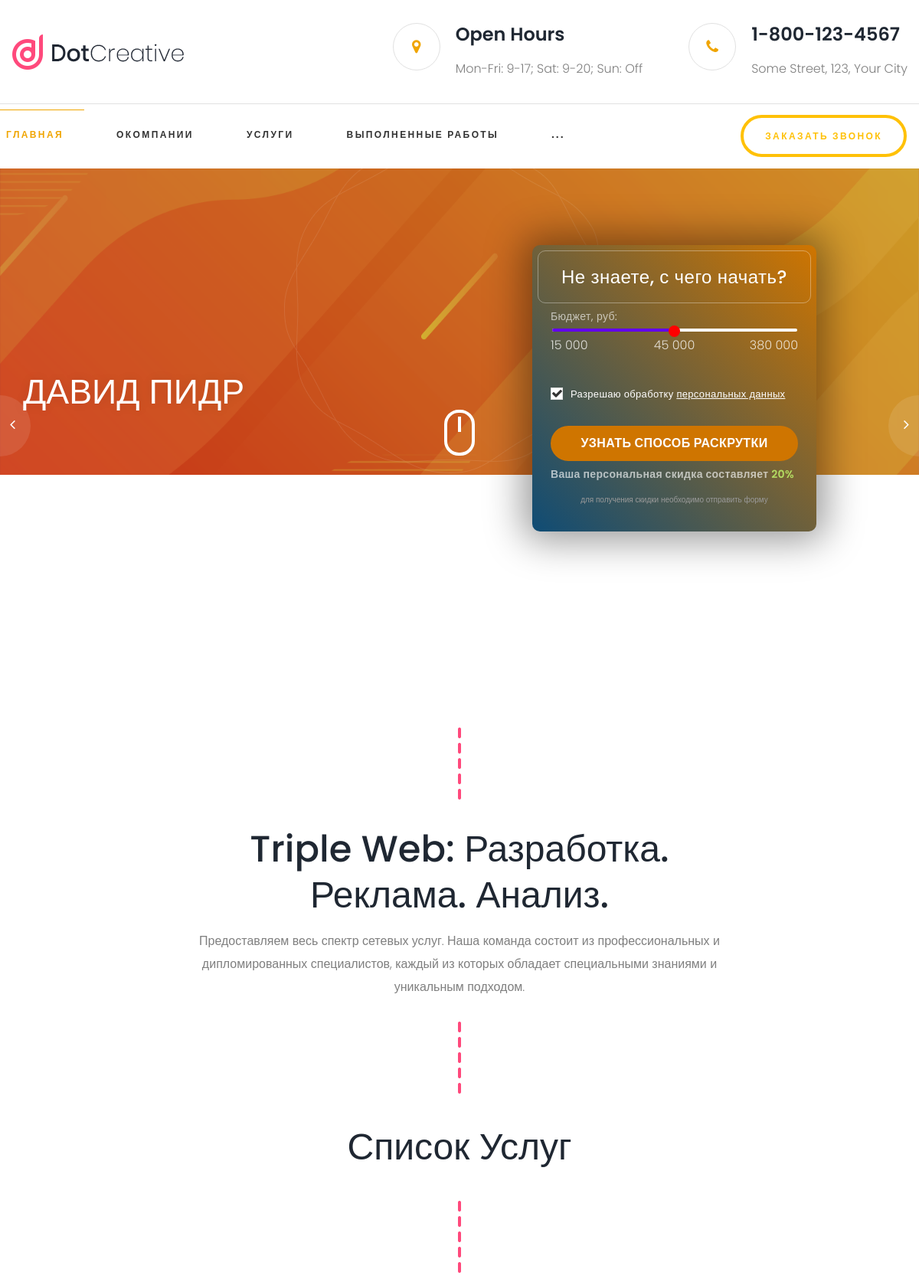
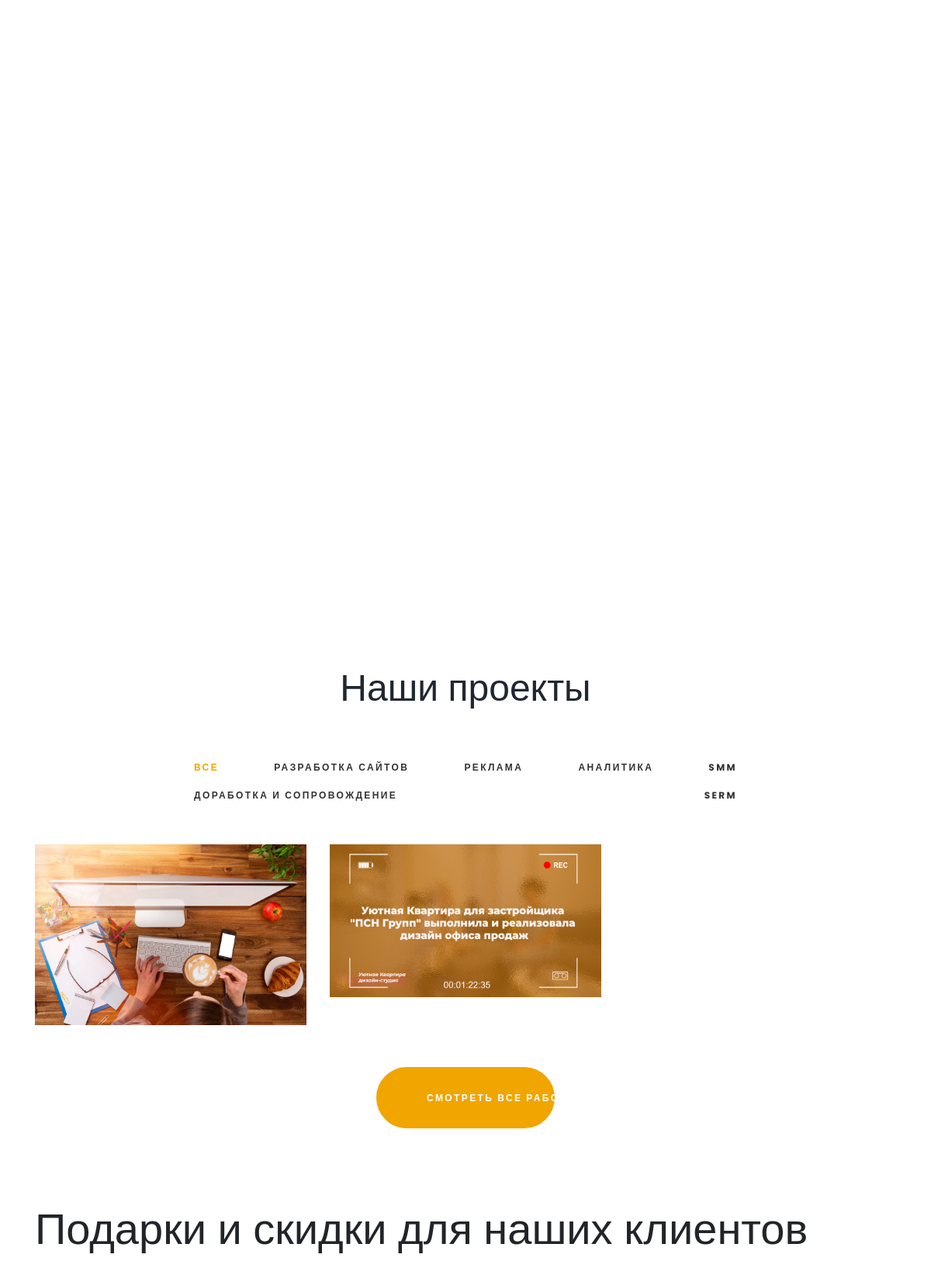
The page / (upper part) on the database its author committed (2 pictures, top to bottom).
### blog/models.py (models this page shows, shortened)
class HomeFirstScreen(models.Model):
    objects = None
    home_first_screen = models.ForeignKey('HomePage', on_delete=models.PROTECT, null=True)
    title = models.CharField(max_length=255, verbose_name='Офер')
    photo = models.ImageField(upload_to='photos/%Y/%m/%d', verbose_name='Фон офера', null=True)
    class Meta:
        verbose_name = 'Первыйый скрин'
        verbose_name_plural = 'Первыйый скрин'

class HomeSecondScreen(models.Model):
    objects = None
    home_second_scree = models.ForeignKey('HomePage', on_delete=models.PROTECT, null=True)
    title = models.CharField(max_length=255, verbose_name='Заголовок компании')
    description = models.TextField(verbose_name='описание компнании')
    class Meta:
        verbose_name = 'Второй скрин'
        verbose_name_plural = 'Второй скрин'

class ServicesCategory(models.Model):
    objects = None
    title = models.CharField(max_length=255)
    slug = models.SlugField(max_length=255, unique=True, verbose_name='Url')
    description = models.CharField(max_length=255)
    services_icon = models.FileField(upload_to='photos/%Y/%m/%d', verbose_name='Иконка главная', blank=True)
    services_photo = models.ImageField(upload_to='photos/%Y/%m/%d', verbose_name='Иконка услуг', blank=True)
    home_services_category = models.ForeignKey(HomePage, on_delete=models.PROTECT, null=True)
    class Meta:
        verbose_name = 'Категорию'
        verbose_name_plural = 'Категории'

class KeysPage(models.Model):
    objects = None
    title = models.CharField(max_length=255)
    slug = models.SlugField(max_length=255, unique=True, verbose_name='Url')
    description = models.CharField(max_length=255, verbose_name='Краткое описание', blank=True)
    content = models.TextField(blank=True)
    category = models.ManyToManyField(ServicesCategory)
    photo_keys_home = models.ImageField(upload_to='photos/%Y/%m/%d', verbose_name='Фото на главную', blank=True)
    photo_keys = models.ImageField(upload_to='photos/%Y/%m/%d', verbose_name='Фото на кейсы', blank=True)
    class Meta:
        verbose_name = 'Кейс'
        verbose_name_plural = 'Кейсы'

### blog/views.py (the view)
# urls.py: path('', HomePage.as_view(), name='home'),
class HomePage(ListView):
    model = HomePage
    template_name = 'blog/index.html'
    context_object_name = 'homepage'
    def get_context_data(self, *, object_list=None, **kwargs):
        context = super().get_context_data(**kwargs)
        context['first_screen'] = HomeFirstScreen.objects.all()
        context['second_screen'] = HomeSecondScreen.objects.all()
        context['step_work'] = HomeStepWork.objects.all()
        context['reviews'] = HomeReviews.objects.all()
        context['partners'] = HomePartners.objects.all()
        context['questions'] = HomeQuestions.objects.all()
        context['category'] = ServicesCategory.objects.all()
        context['keys'] = KeysPage.objects. \
            prefetch_related('category') \
            .only('title', 'slug', 'description', 'photo_keys_home', 'category__title', 'category__slug', )
        context['service'] = ServicesPage.objects \
            .prefetch_related('category') \
            .only('title', 'slug', 'description_services', 'photo_services'\
                  , 'category', 'category__title', 'category__slug', )
        return context

### blog/templates/blog/index.html (shortened to what this page needs)
{% extends 'base.html' %}
{% load static %}
 {% block content %}
			<section class="page_slider main_slider  static main_slider-form--height" style="border-radius: 60vw / 5vw;border-top-left-radius:0;border-top-right-radius:0">
				<div class="flexslider" data-nav="true" data-dots="false"  style="height:inherit; margin:0">
					<ul class="slides">
						{% for item in first_screen %}
							<li class="ds text-center slide1 flex-active-slide" style="width: 100%; float: left; margin-right: -100%; position: relative; opacity: 1; display: block; z-index: 2;">
							<span class="flexslider-overlay"></span>
							<img src="{{ item.photo.url }}" alt="" draggable="false">
							<div class="container position-mobile" style="height:inherit">
								<div class="row mx-0">
										<div class="intro_layers_wrapper row col-12">
											<div class="intro_layers col-lg-6 col-12">
												<div class="intro_layer animate main-slider-form__wrapper animated fadeInDown" data-animation="fadeInDown" style="visibility: hidden;">
													<h2 class="text-uppercase text-left intro_featured_word main-slider-form__titles">
														{{ item.title }}
													</h2>
												</div>
											</div>
										<div class="col-lg-5 col-12 offset-lg-1 px-0 offset-0 d-lg-block d-none" style="z-index:9">
											<div class="service-form-block">
												<p class="service-form-title">Не знаете, с чего начать?</p>
												<form class="service-form" action="{%url 'home'%}" method="POST" >
													<div class="service-form__wrap">
														<p class="service-form__title">Бюджет, руб:</p>
														<div class="service-form__range-wrap">
															<div class="main">
																<div class="slider-container">
																  <span class="bar">
																	<span class="fill" style="width: 50%;"></span>
																  </span>
																  <input id="slider" type="range" class="slider" min="0" max="100" value="50">
																</div>
															  </div>
															<div class="service-form__range-price from" style="opacity: 1;">15 000</div>
															<div class="service-form__range-price center" style="opacity: 1;">45 000</div>
															<div class="service-form__range-price to" style="opacity: 1;">380 000</div>
														</div>
													</div>
													<div class="service-form__check-row">
														<label class="service-form__label" for="service_pdn1">Разрешаю обработку <a href="/company/personal-info/" target="_blank">персональных данных</a></label>
													</div>
													<button class="service-form__btn" type="submit">Узнать способ раскрутки
													</button>
													<p class="service-form__title service-form__percent">Ваша персональная скидка составляет <b>20%</b></p>
													<small class="service-form__small-text">для получения скидки необходимо отправить форму</small>
												</form>
											</div>
										</div>
										</div>
									<div class="flexslider-bottom d-none d-xl-block">
										<a href="#about" class="mouse-button animated floating"></a>
									</div>
								</div>
							</div>
						</li>
						{% endfor %}
					</ul>
				</div>
			</section>
			<section class="s-pt-30 s-pt-lg-50 s-pt-xl-25 ls about-home" id="about">
				<div class="container">
					<div class="row">
						<div class="col-md-10 offset-md-1 col-lg-8 offset-lg-2">
							<div class="main-content text-center">
								<div class="img-wrap text-center">
									<img src="{% static 'img/vertical_line.png'%}"  alt="">
								</div>
								{% for item in second_screen %}
									<h2>{{item.title}}</h2>
									<p>{{item.description}}</p>
								{%endfor%}
								<div class="img-wrap text-center">
									<img src="{% static 'img/vertical_line.png'%}"  alt="">
								</div>
								<div>
									<h2>Список Услуг</h2>
								</div>
								<div class="img-wrap text-center">
									<img src="{% static 'img/vertical_line.png'%}"  alt="">
								</div>
							</div>
						</div>
					</div>
				</div>
			</section>
<section class="ls s-pt-50 s-pb-100 gallery-pagination gallery-regular">
	<div class="container pb-4">
		<h2 class="text-center mb-4 mt-2">Наши проекты</h2>
		<div class="row">
			<div class="col-lg-12">
				<div class="row justify-content-center">
					<div class="col-md-10 col-xl-8">
						<div class="filters gallery-filters small-text text-lg-right">
							<a href="#" data-filter="*" class="active selected">Все</a>
							{%for item in category%}<a href="#" data-filter=".{{item.slug}}">{{item.title}}</a>{% endfor %}
						</div>
					</div>
				</div>
				<div class="row isotope-wrapper masonry-layout c-mb-30" data-filters=".gallery-filters">
					{%for item in keys%}
						<div class="col-xl-4 col-sm-6{%for item in item.category.all%} {{item.slug}}{% endfor %}">
							<div class="vertical-item item-gallery  content-absolute gallery text-center ls">
								<div class="item-media">
									<img src="{{item.photo_keys_home.url}}" alt="">
									<div class="media-links"></div>
								</div>
								<div class="item-content">
								</div>
							</div>
						</div>
					{% endfor %}
				</div>
			</div>
		</div>
	</div>
	<a href="{%url 'keys'%}" class="btn btn-maincolor d-block mx-auto mb-md-5 mb-4 col-md-2">Смотреть все работы</a>
</section>
			<section>
				<div class="container">
					<div class="content15 main-block" id="promo">
						<h1>Подарки и скидки для наших клиентов</h1>
						<br>
					</div>
				</div>
			</section>
					</div>
{% endblock %}

### static_data/css/animations.css (style rules this page uses)
.floating { animation-name: floating; -webkit-animation-name: floating; animation-duration: 1.5s; -webkit-animation-duration: 1.5s; animation-iteration-count: infinite; -webkit-animation-iteration-count: infinite; }
.animated { -webkit-animation-fill-mode:both;-moz-animation-fill-mode:both;-ms-animation-fill-mode:both;-o-animation-fill-mode:both;animation-fill-mode:both;-webkit-animation-duration:1s;-moz-animation-duration:1s;-ms-animation-duration:1s;-o-animation-duration:1s;animation-duration:1s; }
.fadeInDown { -webkit-animation-name: fadeInDown; -moz-animation-name: fadeInDown; -o-animation-name: fadeInDown; animation-name: fadeInDown; }

### rows shown on the page
HomeFirstScreen: photo (picture), title "ДАВИД ПИДР"
HomeSecondScreen: title "Triple Web: Разработка. Реклама. Анализ.", description "Предоставляем весь спектр сетевых услуг. Наша команда состоит из профессиональных и дипломированных специалистов, каждый из которых обладает специальными знаниями и уникальным подходом."
ServicesCategory: title "РАЗРАБОТКА САЙТОВ"
ServicesCategory: title "РЕКЛАМА"
ServicesCategory: title "АНАЛИТИКА"
ServicesCategory: title "SMM"
ServicesCategory: title "ДОРАБОТКА И СОПРОВОЖДЕНИЕ"
ServicesCategory: title "SERM"
KeysPage: photo_keys_home (picture)
KeysPage: photo_keys_home (picture)
